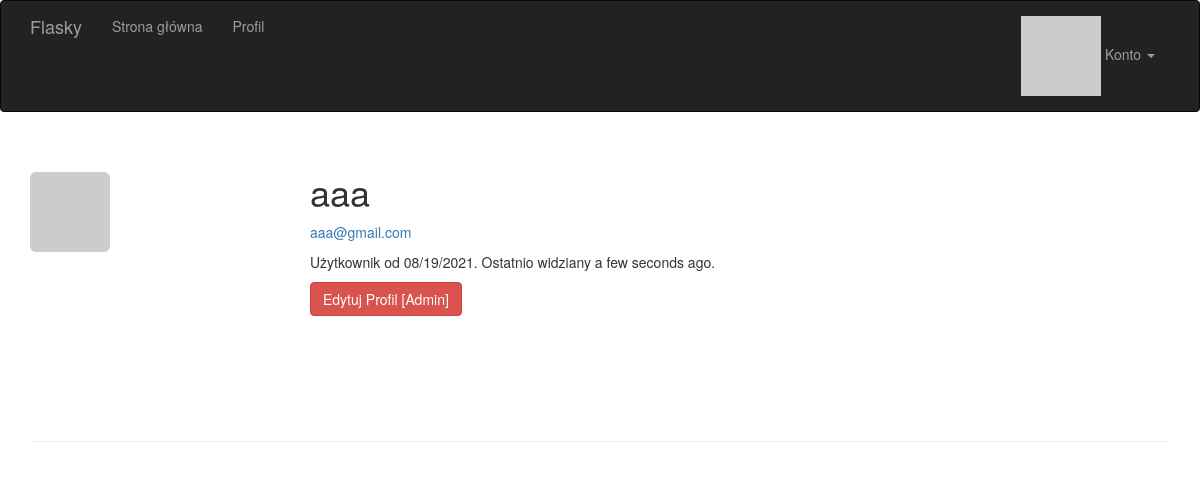
The page /user/aaa (signed in) on the database its author committed.
### app/models.py (models this page shows, shortened)
class User(UserMixin, db.Model):
    __tablename__ = 'users'
    name = db.Column(db.String(64))
    location = db.Column(db.String(64))
    about_me = db.Column(db.Text())
    member_since = db.Column(db.DateTime(), default=datetime.utcnow)
    last_seen = db.Column(db.DateTime(), default=datetime.utcnow)
    id = db.Column(db.Integer, primary_key=True)
    email = db.Column(db.String(64), unique=True, index=True)
    username = db.Column(db.String(64), unique=True, index=True)
    password_hash = db.Column(db.String(128))
    confirmed = db.Column(db.Boolean, default=False)
    role_id = db.Column(db.Integer, db.ForeignKey('roles.id'))
    avatar_hash = db.Column(db.String(32))
    posts = db.relationship('Post', backref='author', lazy='dynamic')
    @property
    def password(self):
        raise AttributeError('Nie można odczytać atrybutu password')
    def can(self, perm):
        return self.role is not None and self.role.has_permission(perm)
    def is_administrator(self):
        return self.can(Permission.ADMIN)
    def ping(self):
        self.last_seen = datetime.utcnow()
        db.session.add(self)
        db.session.commit()
    def gravatar(self, size=100, default='identicon', rating='g'):
        if request.is_secure:
            url = 'https://secure.gravatar.com/avatar'
        else:
            url = 'http://secure.gravatar.com/avatar'
        hash = self.avatar_hash or self.gravatar_hash()
        return '{url}/{hash}?s={size}&d={default}&r={rating}'.format(url=url, hash=hash, size=size,
                                                                     default=default, rating=rating)
    def gravatar_hash(self):
        return hashlib.md5(self.email.lower().encode('utf-8')).hexdigest()

### app/main/views.py (the view)
@main.route('/user/<username>')
def user(username):
    user = User.query.filter_by(username=username).first_or_404()
    return render_template('user.html', user=user)

### app/auth/views.py (called while the page is built)
@auth.before_app_request
def before_request():
    if current_user.is_authenticated:
        current_user.ping()
        if not current_user.confirmed \
                and request.endpoint \
                and request.blueprint != 'auth' \
                and request.endpoint != 'static':
            return redirect(url_for('auth.unconfirmed'))

### app/main/__init__.py (called while the page is built)
@main.app_context_processor
def inject_permissions():
    return dict(Permission=Permission)

### app/models.py (called while the page is built)
@login_manager.user_loader
def load_user(user_id):
    return User.query.get(int(user_id))

    def has_permission(self, perm):
        return self.permissions & perm == perm

### app/templates/user.html (shortened to what this page needs)
{% extends "base.html" %}
{% block page_content %}
<div class="page-header">
    <img class="img-rounded profile-thumbnail" src="{{ user.gravatar(size=256) }}">
    <div class="profile-header">
        <h1>{{ user.username }}</h1>
        {% if current_user.is_administrator() %}
        <p><a href="mailto:{{ user.email }}">{{ user.email }}</a></p>
        {% endif %}
        <p>Użytkownik od {{ moment(user.member_since).format('L') }}. Ostatnio widziany {{ moment(user.last_seen).fromNow() }}.</p>
        <p>
            {% if current_user.is_administrator() %}
            <a class="btn btn-danger" href="{{ url_for('.edit_profile_admin', id=user.id) }}">Edytuj Profil [Admin]</a>
            {% endif %}
        </p>
    </div>
</div>
{% endblock %}

### app/static/styles.css (style rules this page uses)
.profile-thumbnail { position: absolute; }
.profile-header { min-height: 260px; margin-left: 280px; }

### rows shown on the page
User: username "aaa", email "aaa@gmail.com", member_since "08/19/2021", last_seen "a few seconds ago"
